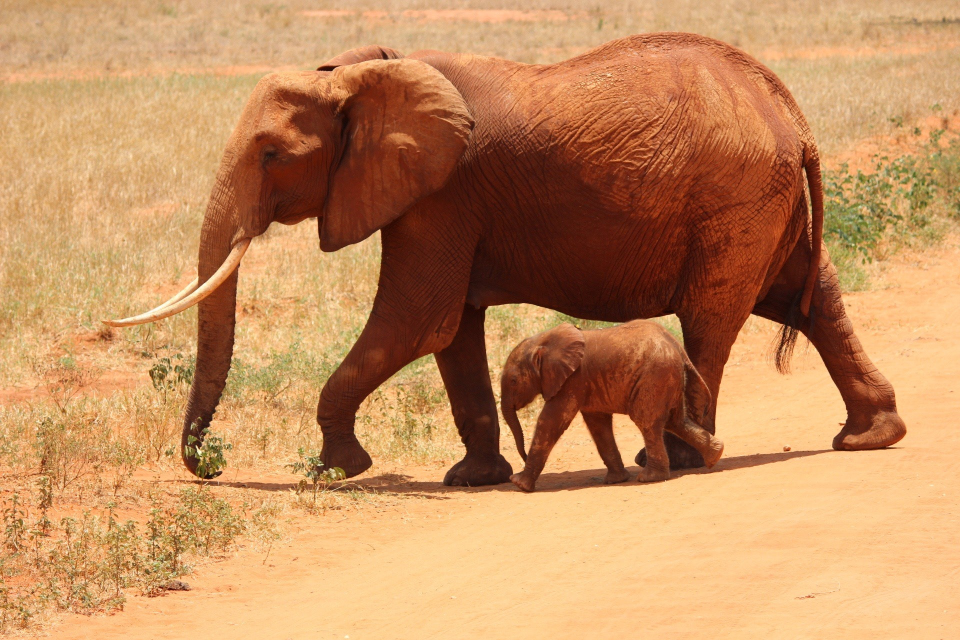
#> input picture elephants/4.png, 1920 x 1280 px, given as the content of the folder tigers, which was not available (shown at 1/2 size)
$ python temp.py
#> lines starting #> are read from the running program, lines starting #| are printed output that depends on the picture; pictures that were not available may be replaced by others from this repository, and a replacement may not be noted
from importlib.resources import path
import os
import math
import numpy as np
from PIL import Image

tigerFolder = os.listdir('tigers')
tiger_img_count = len(tigerFolder)
iceFolder = os.listdir('elephants')


def buildImgVector(path):
#> called with path = 'tigers/4.png'
    Img = Image.open(path)
#> Img is the input picture: PIL image 1920x1280 RGB; mean R, G, B 195.2, 141.5, 95.3
    Img = Img.resize((24,24))
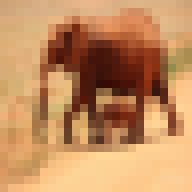
#> Img: PIL image 24x24 RGB (shown 8 times larger); mean R, G, B 195.1, 141.5, 95.2
    ImageSequence = Img.getdata()
    imageArray = np.array(ImageSequence)
#> imageArray = 576 rows, first 8: [205, 163, 117], [208, 165, 119], [211, 168, 122], [211, 170, 125], [214, 175, 131], [219, 178, 136], [214, 173, 129], [221, 176, 131]
    imageVector = imageArray.flatten()
#> imageVector = 1728 values, max 255 at index 858, min 4 at index 761, mean 143.9
    return imageVector


tigerVector = []
elephantVector = []
for itr in range(0, tiger_img_count):
    imageVector=buildImgVector('tigers/'+tigerFolder[itr])
    tigerVector.append(imageVector)

    imageVector=buildImgVector('elephants/'+iceFolder[itr])
    elephantVector.append(imageVector)


testImgVector = buildImgVector('test1.png')
#> call 3 of buildImgVector, with path = 'test1.png'
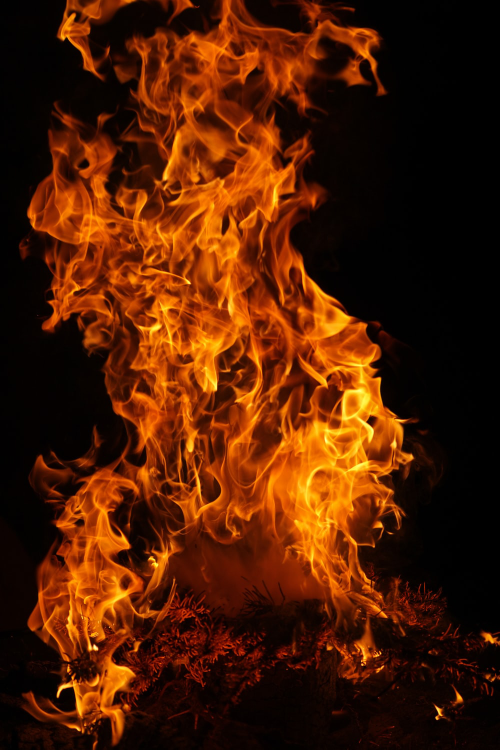
#> input picture test1.png, 1000 x 1500 px (shown at 1/2 size)
#> in buildImgVector, Img is the input picture: PIL image 1000x1500 RGB; mean R, G, B 78.5, 28.9, 1.9
#> in buildImgVector (call 3), `Img = Img.resize((24,24))`:
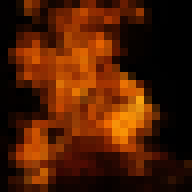
#> Img: PIL image 24x24 RGB (shown 8 times larger); mean R, G, B 78.6, 29, 1.9
#> in buildImgVector (call 3), `imageArray = np.array(ImageSequence)`: imageArray = 576 rows, first 8: [2, 1, 1], [2, 0, 1], [25, 11, 1], [142, 57, 3], [112, 37, 2], [48, 14, 1], [18, 6, 1], [27, 7, 1]
#> in buildImgVector (call 3), `imageVector = imageArray.flatten()`: imageVector = 1728 values, max 249 at index 1053, min 0 at index 4, mean 36.51
#> testImgVector has the same summary as imageVector in buildImgVector


distanceWithFire =  []
distanceWithIce = []

for i in range (0, len(tigerVector)):
    distance = 0
    for j in range (min(len(testImgVector), len(tigerVector[i]))):
        distance += (testImgVector[j] - tigerVector[i][j])*(testImgVector[j] - tigerVector[i][j])

    distance = math.sqrt(distance)
    distanceWithFire.append(distance)
#> this loop made 1 pass
#> distance on pass 1: 5655.9
#> after the loop, distanceWithFire = [5655.9]

for i in range (0, len(elephantVector)):
    distance = 0
    for j in range (min(len(testImgVector), len(elephantVector[i]))):
        distance += (testImgVector[j] - elephantVector[i][j])*(testImgVector[j] - elephantVector[i][j])

    distance = math.sqrt(distance)
    distanceWithIce.append(distance)
#> after the loop, distanceWithIce = [5655.9]

distanceWithFire.sort()
distanceWithIce.sort()

k = int(input("enter the value for k: "))
#> the answer given: 3
i=0
j=0
fireCount = 0
iceCount = 0

for _ in range(0,k):
#> (the run stopped early here; a loop or call above may not have finished)
